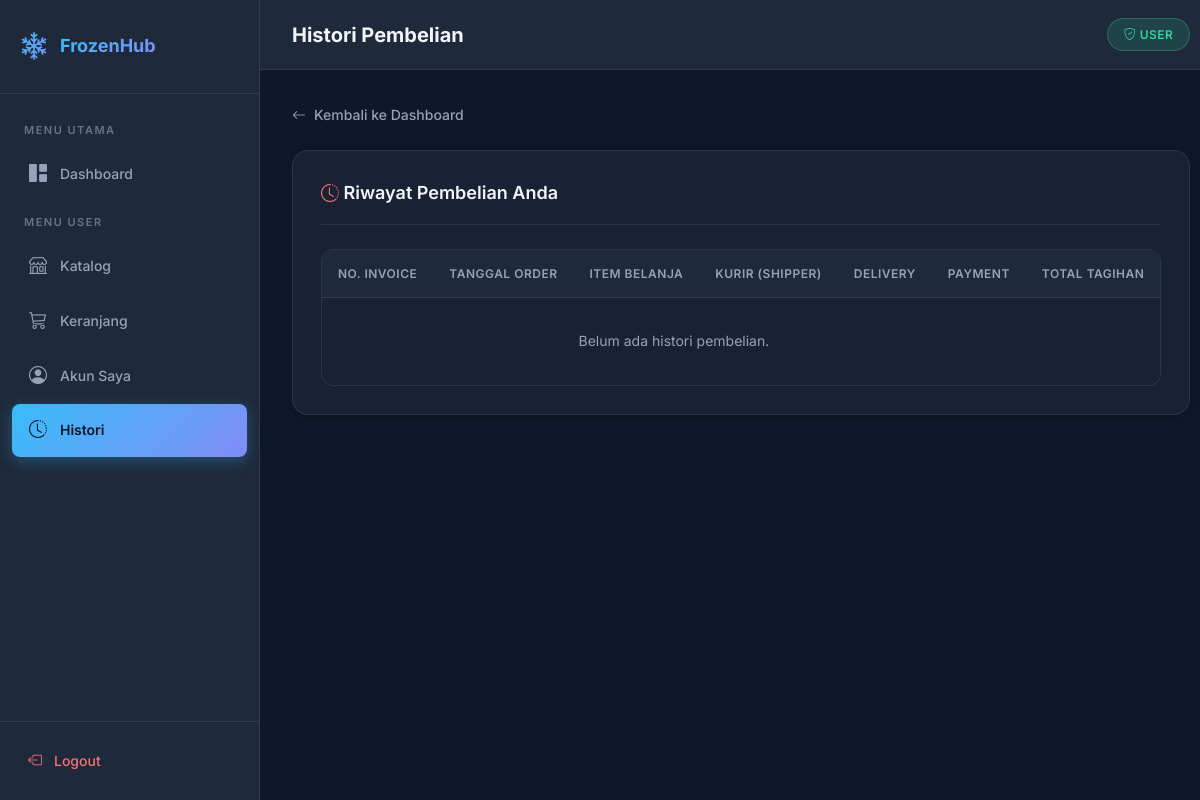
The page /user/histori_pembelian.php (signed in) on the database as committed earlier.
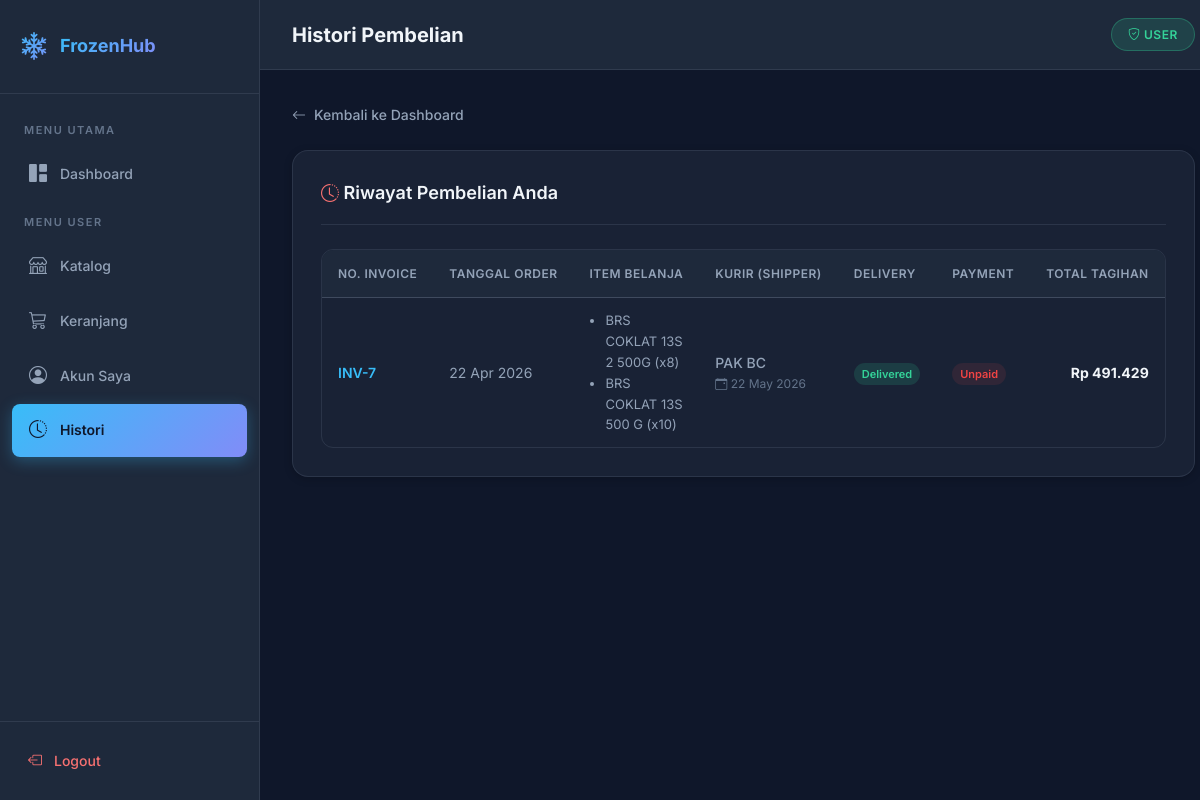
The same page on the database as committed later.
### tables this page shows
CREATE TABLE `transactions` (
  `id` int(11) NOT NULL,
  `no_invoice` int(11) NOT NULL,
  `customer_id` int(11) NOT NULL,
  `tanggal` date NOT NULL,
  `tanggal_kirim` date NOT NULL,
  `shipper` varchar(100) NOT NULL,
  `status` enum('Undelivered','Delivered') NOT NULL DEFAULT 'Undelivered',
  `payment_status` enum('Unpaid','Paid') DEFAULT 'Unpaid',
  `tanggal_paid` date DEFAULT NULL
);

### user/histori_pembelian.php (the view, shortened to what this page needs)
<?php
require_once '../config/koneksi.php';
$email_session = $_SESSION['email'];
$q_cust = mysqli_query($conn, "SELECT id FROM tb_customer WHERE email='$email_session'");
$d_cust = mysqli_fetch_assoc($q_cust);
$customer_id = $d_cust ? $d_cust['id'] : 0;
$query_history = mysqli_query($conn, "
    SELECT * FROM transactions
    WHERE customer_id='$customer_id'
    ORDER BY tanggal DESC, id DESC
");
$is_subfolder = true;
include '../assets/layout_header.php';
?>
<a href="<?= $base_url ?>dashboard.php" class="back-link">
    <i class="bi bi-arrow-left"></i> Kembali ke Dashboard
</a>
<div class="card">
    <div class="card-header">
        <h3><i class="bi bi-clock-history" style="color:var(--danger)"></i> Riwayat Pembelian Anda</h3>
    </div>
    <div class="table-wrapper">
        <table>
            <thead>
                <tr>
                    <th>No. Invoice</th>
                    <th>Tanggal Order</th>
                    <th>Item Belanja</th>
                    <th>Kurir (Shipper)</th>
                    <th>Delivery</th>
                    <th>Payment</th>
                    <th style="text-align:right;">Total Tagihan</th>
                </tr>
            </thead>
            <tbody>
            <?php
            if (mysqli_num_rows($query_history) == 0) {
                echo "<tr><td colspan='6' style='text-align:center; padding:32px; color:var(--text-secondary);'>Belum ada histori pembelian.</td></tr>";
            }
            while ($row = mysqli_fetch_assoc($query_history)) {
                $transaction_id = $row['id'];
                $q_detail = mysqli_query($conn, "SELECT * FROM transaction_detail WHERE transaction_id='$transaction_id'");
                $list_barang = [];
                $total_tagihan = 0;
                while($detail = mysqli_fetch_assoc($q_detail)){
                    $subtotal = ($detail['harga'] * $detail['qty']) - $detail['diskon_rp'];
                    $total_tagihan += $subtotal;
                    $list_barang[] = "{$detail['name_product']} (x{$detail['qty']})";
                }
            ?>
                <tr>
                    <td style="font-weight:600; color:var(--accent-1);">INV-<?= $row['no_invoice'] ?></td>
                    <td><?= date('d M Y', strtotime($row['tanggal'])) ?></td>
                    <td style="font-size:13px;">
                        <ul style="margin:0; padding-left:16px; color:var(--text-secondary);">
                            <?php foreach($list_barang as $brg): ?>
                                <li><?= $brg ?></li>
                            <?php endforeach; ?>
                        </ul>
                    </td>
                    <td>
                        <div style="font-weight:500;"><?= $row['shipper'] ?: '-' ?></div>
                        <div style="font-size:12px; color:var(--text-muted);">
                            <?php if($row['tanggal_kirim'] != '0000-00-00' && $row['tanggal_kirim']): ?>
                                <i class="bi bi-calendar-event"></i> <?= date('d M Y', strtotime($row['tanggal_kirim'])) ?>
                            <?php endif; ?>
                        </div>
                    </td>
                    <td>
                        <?php if ($row['status'] == 'Delivered'): ?>
                            <span style="padding:4px 8px; border-radius:12px; font-size:11px; font-weight:600; background:var(--success-bg); color:var(--success);">
                                Delivered
                            </span>
                        <?php else: ?>
                            <span style="padding:4px 8px; border-radius:12px; font-size:11px; font-weight:600; background:var(--danger-bg); color:var(--danger);">
                                Processing
                            </span>
                        <?php endif; ?>
                    </td>
                    <td>
                        <?php if ($row['payment_status'] == 'Paid'): ?>
                            <span style="padding:4px 8px; border-radius:12px; font-size:11px; font-weight:600; background:rgba(16, 185, 129, 0.1); color:#10b981;">
                                Paid
                            </span>
                            <div style="font-size:11px; color:var(--text-muted); margin-top:4px;">
                                <i class="bi bi-clock"></i> <?= date('d M Y', strtotime($row['tanggal_paid'])) ?>
                            </div>
                        <?php else: ?>
                            <span style="padding:4px 8px; border-radius:12px; font-size:11px; font-weight:600; background:rgba(239, 68, 68, 0.1); color:#ef4444;">
                                Unpaid
                            </span>
                        <?php endif; ?>
                    </td>
                    <td style="text-align:right; font-weight:700; color:var(--text-primary);">
                        Rp <?= number_format($total_tagihan,0,',','.') ?>
                    </td>
                </tr>
            <?php } ?>
            </tbody>
        </table>
    </div>
</div>
<?php include '../assets/layout_footer.php'; ?>

Rows that differ between the two databases and show on the page:
added transactions: no_invoice "7", tanggal "22 Apr 2026", brg "BRS COKLAT 13S 2 500G (x8)", brg "BRS COKLAT 13S 500 G (x10)", shipper "PAK BC", tanggal_kirim "22 May 2026", status "Delivered", payment_status "Unpaid", total_tagihan "491.429"
Other text that changed with them:
text no longer shown: "Belum ada histori pembelian."
